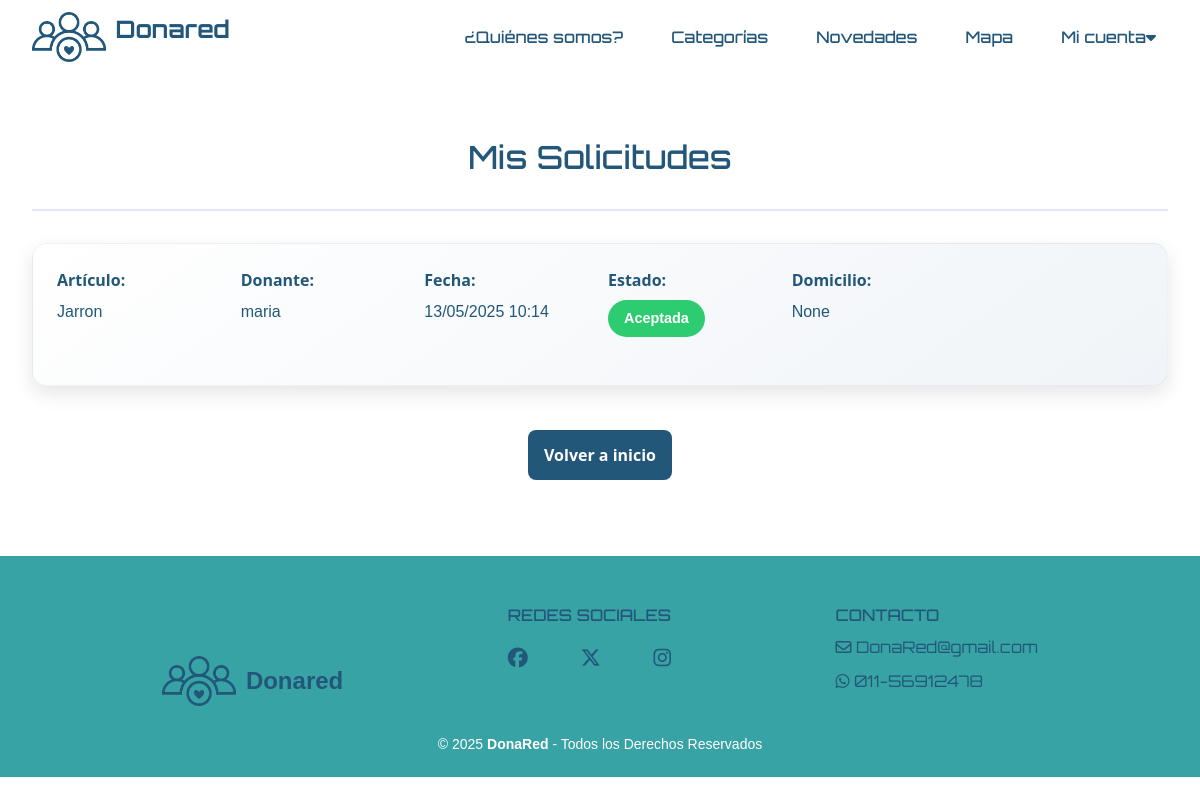
The app's page /solicitudes/ (signed in) with its own data.
### donaredapp/models.py (models this page shows, shortened)
class Solicitud(models.Model):
    item = models.ForeignKey(Item, on_delete=models.CASCADE, related_name='item_solicitudes')
    donante = models.ForeignKey(User, on_delete=models.CASCADE, related_name='donante_solicitudes')
    beneficiario = models.ForeignKey(User, on_delete=models.CASCADE, related_name='beneficiario_solicitudes')
    fecha_creacion = models.DateTimeField(auto_now_add=True)
    STATUS_CHOICES = [
        ('PENDIENTE', 'Pendiente'),
        ('ACEPTADA', 'Aceptada'),
        ('RECHAZADA', 'Rechazada'),
        ('CONCRETADA', 'Concretada'),
    ]
    estado = models.CharField(max_length=20, choices=STATUS_CHOICES, default='PENDIENTE')
    class Meta:
        unique_together = ['item', 'beneficiario']
        verbose_name = 'Donación'
        verbose_name_plural = 'Donaciones'

class Item(models.Model):
    nombre = models.CharField(max_length=100)
    descripcion = models.TextField(max_length=500)
    categoria = models.ForeignKey(Categoria, on_delete=models.CASCADE)
    fecha_creacion = models.DateTimeField(auto_now_add=True)
    usuario = models.ForeignKey(
        User,
        on_delete=models.CASCADE,
        related_name='items',
        null=True,
    )
    imagen = models.ImageField(upload_to='items/', null=True, blank=True, default='items/sin_imagen.png')
    domicilio = models.CharField(max_length=255, null=True, blank=True)
    activo = models.BooleanField(default=True)
    latitude = models.DecimalField(max_digits=9, decimal_places=6, null=True, blank=True)
    longitude = models.DecimalField(max_digits=9, decimal_places=6, null=True, blank=True)

### donaredapp/views_solicitudes.py (the view)
# urls.py: path('solicitudes/', views_solicitudes.solicitudes, name='solicitudes'),
@login_required
def solicitudes(request):
    solicitudes = Solicitud.objects.filter(beneficiario=request.user).order_by('-fecha_creacion')
    for solicitud in solicitudes:
        if solicitud.item and solicitud.item.domicilio:
            domicilio_parts = solicitud.item.domicilio.split(',')
            solicitud.display_domicilio = ', '.join(part.strip() for part in domicilio_parts[:3])
        else:
            solicitud.display_domicilio = "No especificado"
    return render(request, 'donaredapp/solicitudes.html', {
        'solicitudes': solicitudes,
    })

### donaredapp/templates/donaredapp/solicitudes.html (shortened to what this page needs)
{% extends 'donaredapp/base.html' %}
{% load static %}
{% block content %}
<section class="solicitudes-container">
    <div class="solicitudes-header">
        <h2>Mis Solicitudes</h2>
    </div>
    {% if solicitudes %}
        {% for solicitud in solicitudes %}
        <div class="solicitud-card">
            <div class="solicitud-info">
                <div>
                    <strong>Artículo:</strong>
                    <p><a href="{% url 'donaredapp:tarjeta' item_id=solicitud.item.id %}">{{ solicitud.item.nombre }}</a></p>
                </div>
                <div>
                    <strong>Donante:</strong>
                    <p>{{ solicitud.donante.username }}</p>
                </div>
                <div>
                    <strong>Fecha:</strong>
                    <p>{{ solicitud.fecha_creacion|date:"d/m/Y H:i" }}</p>
                </div>
                <div>
                    <strong>Estado:</strong>
                    <p><span class="estado-badge estado-{{ solicitud.estado|lower }}">{{ solicitud.get_estado_display }}</span></p>
                </div>
                <div>
                    <strong>Domicilio:</strong>
                    <p>{% if solicitud.estado == 'ACEPTADA' %}{{ solicitud.item.domicilio }}{% else %}No disponible{% endif %}</p>
                </div>
                <div class="solicitud-actions">
                </div>
            </div>
        </div>
        {% endfor %}
    {% else %}
        <div class="solicitud-card">
            <p class="text-center">No tienes solicitudes activas.</p>
        </div>
    {% endif %}
    <div class="solicitud-actions" style="justify-content: center; margin-top: 2rem;">
        <a href="{% url 'donaredapp:index' %}" class="btn btn-primary">Volver a inicio</a>
    </div>
</section>
{% endblock %}

### donaredapp/static/donaredapp/style.css (style rules this page uses)
html, body { max-width: 100vw; overflow-x: hidden; }
body { background-color: #ffffff; color: #22577A; margin: 0 ; padding: 0; box-sizing: border-box; }
h1, h2, h3 { font-family: 'Orbitron', sans-serif; }
p { font-family: 'helvetica', sans-serif; }
a { text-decoration: none; color: inherit; }
.btn { padding: 0.8rem 1.5rem; border-radius: 8px; font-weight: 600; transition: all 0.3s ease; text-decoration: none; display: inline-block; }
.btn-primary, .btn-outline-primary { background: #22577A; color: white; }
.btn-primary { background-color: #22577A; color: #fff; border: none; padding: 10px 28px; border-radius: 4px; font-size: 1rem; font-weight: bold; margin-top: 12px; transition: background 0.2s, color 0.2s; }
.solicitudes-container { max-width: 1200px; margin: 2rem auto; padding: 2rem; }
.solicitudes-header { text-align: center; margin-bottom: 2rem; padding-bottom: 1rem; border-bottom: 2px solid #e0e7ff; }
.solicitudes-header h2 { color: #22577A; font-size: 2rem; margin-bottom: 1rem; }
.solicitud-card { background: linear-gradient(145deg, #ffffff, #f0f4f8); border-radius: 15px; box-shadow: 0 8px 20px rgba(0, 0, 0, 0.1); transition: transform 0.3s ease, box-shadow 0.3s ease; border: 1px solid rgba(0, 0, 0, 0.05); margin-bottom: 1.5rem; padding: 1.5rem; }
.solicitud-info { display: grid; grid-template-columns: repeat(auto-fit, minmax(150px, 1fr)); gap: 1rem; margin-bottom: 1rem; }
.solicitud-info p { margin: 0.5rem 0; color: #22577A; }
.solicitud-info strong { color: #22577A; font-weight: 600; display: inline-block; min-width: 100px; }
.solicitud-actions { display: flex; justify-content: flex-end; gap: 1rem; margin-top: 2rem; }
.btn { padding: 0.8rem 1rem; border-radius: 8px; font-weight: 600; transition: all 0.3s ease; text-decoration: none; display: inline-block; cursor: pointer; border: none; margin: 12px 0; }
.btn-primary { background-color: #22577A; color: white; }
.estado-badge { display: inline-block; padding: 0.5rem 1rem; border-radius: 20px; font-weight: 600; font-size: 0.9rem; }
.estado-aceptada { background-color: #2ecc71; color: white; }

### records on screen
Solicitud: item.nombre "Jarron", donante.username "maria", fecha_creacion "13/05/2025 10:14", estado "Aceptada", item.domicilio "None"
